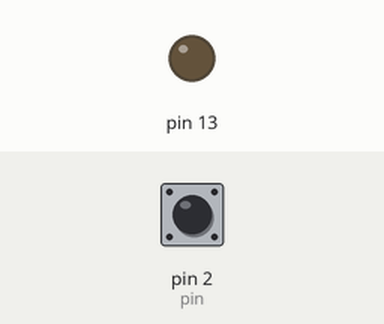
Simulated run of this sketch. Board: Arduino Uno, built with avr-gcc and run on an emulated ATmega328P. Shown: output pins drawn as LEDs (lit = HIGH). Inputs (shaded band) come from the test bench; at power-on: pin 2 (pin) HIGH.

Above: at 1.2 s.
1.3 s: pin 2 (pin) pulled LOW for 0.15 s
At 2.4 s:
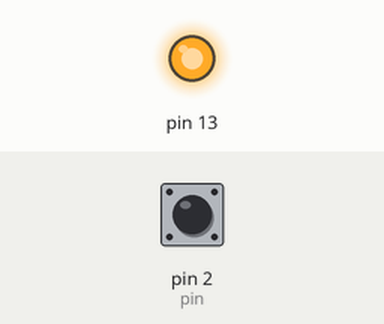
2.9 s: pin 2 (pin) pulled LOW for 1 s
At 4.8 s:
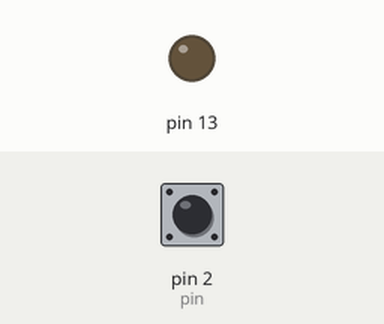
5.4 s: pin 2 (pin) pulled LOW for 3.2 s
At 9.6 s:
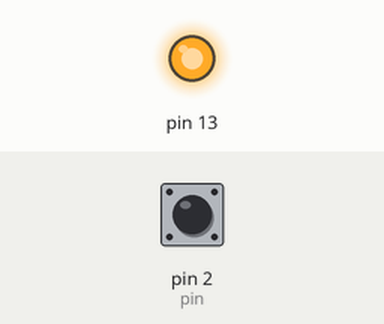
Timing chart, 0 to 11.1 s (numbered marks = the images above; inputs shaded):
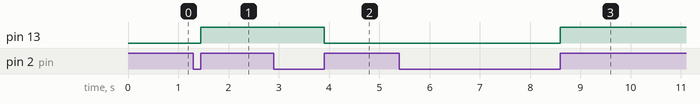

The sketch:

Punto2.ino
```cpp
const int pin = 2;
int contador = 0;
boolean prender=false;
int estado=0;
void setup()
{
   Serial.begin(9600);
   pinMode(pin, INPUT_PULLUP);
   pinMode(13,OUTPUT);
   attachInterrupt(digitalPinToInterrupt(pin), fcontador, RISING);
}

void loop()
{

}

void fcontador()
{
digitalWrite(13,!prender);
prender=!prender;

}
```

Measured:
- after the input at 1.3 s, pin 13: LOW → HIGH after 0.15 s
- after the input at 2.9 s, pin 13: HIGH → LOW after 1.0 s
- after the input at 5.4 s, pin 13: LOW → HIGH after 3.2 s
